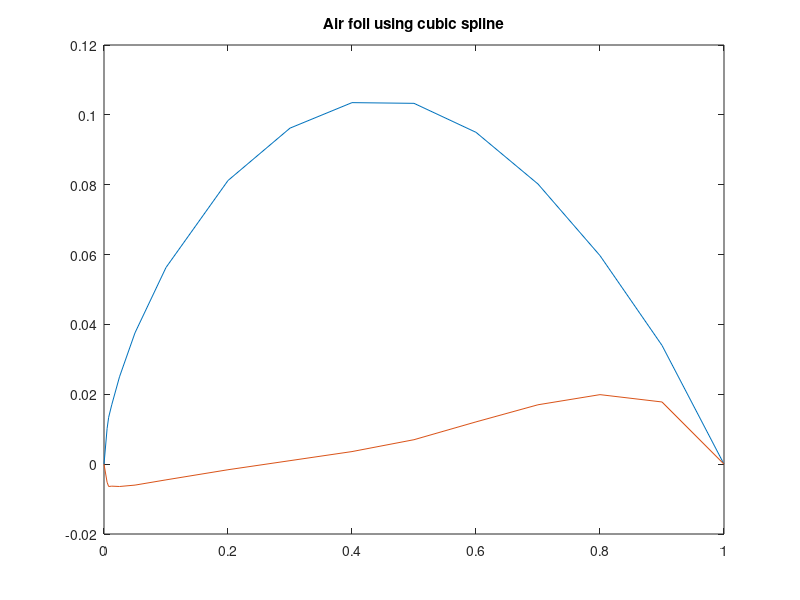
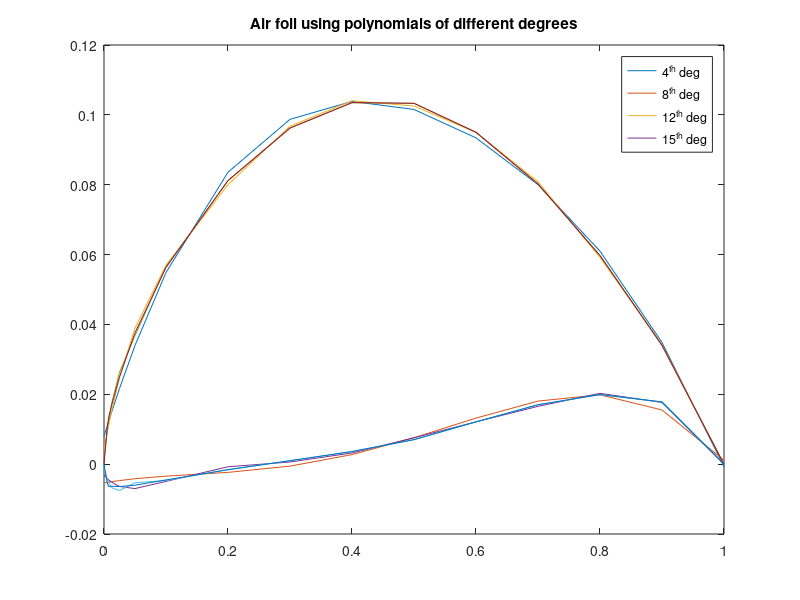

Recreate these plots in MATLAB, in order.
X=[0,0.005,0.0075,0.0125,0.025,0.05,0.1,0.2,0.3,0.4,0.5,0.6,0.7,0.8,0.9,1.0];
Yu=[0,0.0102,0.0134,0.017,0.025,0.0376,0.0563,0.0812,0.0962,0.1035,0.1033,0.095,0.0802,0.0597,0.034,0];
Yl=[0,-0.0052,-0.0064,-0.0063,-0.0064,-0.006,-0.0045,-0.0016,0.001,0.0036,0.007,0.0121,0.017,0.0199,0.0178,0];
%cubic spline
cubic_yu=interp1(X,Yu,X,'spline');
cubic_yl=interp1(X,Yl,X,'spline');
plot(X,cubic_yu, X, cubic_yl)
title('Air foil using cubic spline')
%global
figure
yu_4=polyval(polyfit(X,Yu,4),X);
yl_4=polyval(polyfit(X,Yl,4),X);
yu_8=polyval(polyfit(X,Yu,8),X);
yl_8=polyval(polyfit(X,Yl,8),X);
yu_12=polyval(polyfit(X,Yu,12),X);
yl_12=polyval(polyfit(X,Yl,12),X);
yu_15=polyval(polyfit(X,Yu,15),X);
yl_15=polyval(polyfit(X,Yl,15),X);
plot(X,yu_4,X,yl_4)
title('Air foil using polynomials of different degrees')
hold on
plot(X,yu_8,X,yl_8)
plot(X,yu_12,X,yl_12)
plot(X,yu_15,X,yl_15)
legend('4^t^h deg','8^t^h deg','12^t^h deg','15^t^h deg')
residual_yu4=sum((Yu-yu_4).^2)
residual_yl4=sum((Yl-yl_4).^2)
residual_yu8=sum((Yu-yu_8).^2)
residual_yl8=sum((Yl-yl_8).^2)
residual_yu12=sum((Yu-yu_12).^2)
residual_yl12=sum((Yl-yl_12).^2)
residual_yu15=sum((Yu-yu_15).^2)
residual_yl15=sum((Yl-yl_15).^2)
%the 15th degree polynomial approximates the air foil best from the results
%of the least square analysis